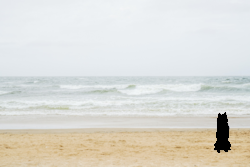
#> input picture inpainter/1.jpg, 250 x 167 px
$ python __main__.py   (older library calls are emulated)
#> lines starting #> are read from the running program, lines starting #| are printed output that depends on the picture; after the words box and inside, x2 and y2 are one past the last pixel; in counts of white or black regions, pixels touching at a corner belong together
#> in main, image is the input picture: shape (167, 250, 3); mean R, G, B 220.3, 219.1, 212.5
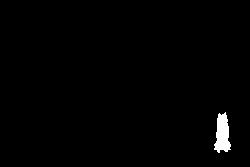
#> input picture inpainter/mask1.jpg, 250 x 167 px
#> in main, mask is the input picture: shape (167, 250) float64; min 0, max 1, mean 0.0111
### inpainter/inpainter.py
import numpy as np
import matplotlib.pyplot as plt
import time
from skimage.color import rgb2grey, rgb2lab
from skimage.filters import laplace
from scipy.ndimage.filters import convolve


class Inpainter():
    def __init__(self, image, mask, patch_size=9, para_ratio = 1, plot_progress=False):
#> called with patch_size = 9, para_ratio = 1, plot_progress = False
        self.image = image.astype('uint8')
        self.mask = mask.round().astype('uint8')
#> self.mask: shape (167, 250); values 0 (black) and 1 (white), 1.1% white; 1 white region, box (x1, y1, x2, y2) and area: (214, 112, 231, 153) 462

# [9 lines of commented-out code are left out]

        self.patch_size = patch_size
        self.plot_progress = plot_progress
        self.para_ratio = para_ratio
        # Non initialized attributes
        self.working_image = None
        self.working_mask = None
        self.front = None
        self.confidence = None
        self.data = None
        self.priority = None

    def inpaint(self, working_image = None, working_mask = None):
        """ Compute the new image and return it """

        self._validate_inputs()
        self._initialize_attributes()

        start_time = time.time()
        keep_going = True

        if working_image is not None:
            self.working_image = working_image
            self.working_mask = working_mask


        self._find_front()

        self._update_priority()

        target_pixel = self._find_highest_priority_pixel()
        find_start_time = time.time()
        source_patch = self._find_source_patch(target_pixel)
        print('Time to find best: %f seconds'
                  % (time.time()-find_start_time))

        self._update_image(target_pixel, source_patch)
        keep_going = not self._finished()

        print('Took %f seconds to complete' % (time.time() - start_time))
        return self.working_image, self.working_mask ,keep_going

    def _validate_inputs(self):
#        print self.image.shape
#        print self.mask.shape
        if self.image.shape[:2] != self.mask.shape:
            raise AttributeError('mask and image must be of the same size')

    # [20 lines left out: function _plot_image, not called in this run]

    def _initialize_attributes(self):
        """ Initialize the non initialized attributes
        The confidence is initially the inverse of the mask, that is, the
        target region is 0 and source region is 1.
        The data starts with zero for all pixels.
        The working image and working mask start as copies of the original
        image and mask.
        """
        height, width = self.image.shape[:2]
#> height = 167; width = 250

        self.confidence = (1 - self.mask).astype(float)
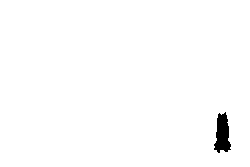
#> self.confidence: shape (167, 250) float64; values 0 (black) and 1 (white), 98.9% white; 1 black region, box (x1, y1, x2, y2) and area: (214, 112, 231, 153) 462
        self.data = np.zeros([height, width])

        self.working_image = np.copy(self.image)
        self.working_mask = np.copy(self.mask)
        #self.working_mask = (self.image) <= 0).astype('uint8')


    def _find_front(self):
        """ Find the front using laplacian on the mask
        The laplacian will give us the edges of the mask, it will be positive
        at the higher region (white) and negative at the lower region (black).
        We only want the the white region, which is inside the mask, so we
        filter the negative values.
        """
        self.front = (laplace(self.working_mask) > 0).astype('uint8')
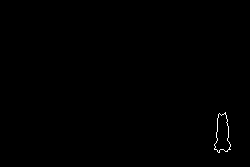
#> self.front: shape (167, 250); values 0 (black) and 1 (white), 0.24% white in thin lines or dots, all inside (x1, y1, x2, y2) = (214, 112, 231, 153)

    def _update_priority(self):
        self._update_confidence()
        self._update_data()
        self.priority = ((self.para_ratio * self.confidence + 1 * self.data)/(1 + self.para_ratio)) * self.front

    def _update_confidence(self):
        new_confidence = np.copy(self.confidence)
        front_positions = np.argwhere(self.front == 1)
#> front_positions = 99 pairs, first value 112 to 152, second value 214 to 230
        for point in front_positions:
            patch = self._get_patch(point)
            new_confidence[point[0], point[1]] = sum(sum(
                self._patch_data(self.confidence, patch)
            ))/self._patch_area(patch)
#> this loop made 99 passes
#> (point, patch) on passes 1 to 12: ([112, 225], [[108, 116], [221, 229]]), ([113, 219], [[109, 117], [215, 223]]), ([113, 224], [[109, 117], [220, 228]]), ([113, 225], [[109, 117], [221, 229]]), ([114, 218], [[110, 118], [214, 222]]), ([114, 220], [[110, 118], [216, 224]]), ([114, 222], [[110, 118], [218, 226]]), ([114, 223], [[110, 118], [219, 227]]), ([114, 225], [[110, 118], [221, 229]]), ([115, 218], [[111, 119], [214, 222]]), ([115, 221], [[111, 119], [217, 225]]), ([115, 226], [[111, 119], [222, 230]])
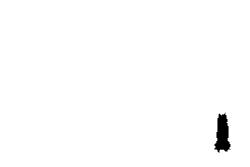
#> new_confidence: shape (167, 250) float64; 0.24% of pixels changed, all inside (x1, y1, x2, y2) = (214, 112, 231, 153)

        self.confidence = new_confidence

    def _update_data(self):
        normal = self._calc_normal_matrix()
        gradient = self._calc_gradient_matrix()

        normal_gradient = normal*gradient
        self.data = np.sqrt(
            normal_gradient[:, :, 0]**2 + normal_gradient[:, :, 1]**2
        ) + 0.001  # To be sure to have a greater than 0 data

    def _calc_normal_matrix(self):
        x_kernel = np.array([[.25, 0, -.25], [.5, 0, -.5], [.25, 0, -.25]])
        y_kernel = np.array([[-.25, -.5, -.25], [0, 0, 0], [.25, .5, .25]])

        x_normal = convolve(self.working_mask.astype(float), x_kernel)
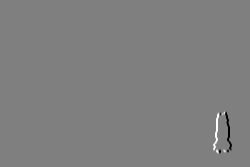
#> x_normal: shape (167, 250) float64; min -1, max 1, mean 0; drawn with min black and max white
        y_normal = convolve(self.working_mask.astype(float), y_kernel)
        normal = np.dstack((x_normal, y_normal))

        height, width = normal.shape[:2]
#> height = 167; width = 250
        norm = np.sqrt(y_normal**2 + x_normal**2) \
                 .reshape(height, width, 1) \
                 .repeat(2, axis=2)
        norm[norm == 0] = 1

        unit_normal = normal/norm
        return unit_normal

    def _calc_gradient_matrix(self):
        height, width = self.working_image.shape[:2]
#> height = 167; width = 250

        grey_image = rgb2grey(self.working_image)
        grey_image[self.working_mask == 1] = None
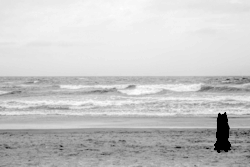
#> grey_image: shape (167, 250) float64; 1.11% of the values are NaN or infinite; the others: min 0.51, max 0.962, mean 0.868; drawn with min black, max white, NaN and infinite black

        gradient = np.nan_to_num(np.array(np.gradient(grey_image)))
        gradient_val = np.sqrt(gradient[0]**2 + gradient[1]**2)
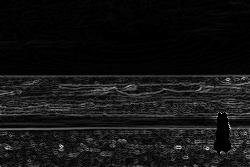
#> gradient_val: shape (167, 250) float64; min 0, max 0.141, mean 0.0108; drawn with min black and max white
        max_gradient = np.zeros([height, width, 2])

        front_positions = np.argwhere(self.front == 1)
        for point in front_positions:
            patch = self._get_patch(point)
            patch_y_gradient = self._patch_data(gradient[0], patch)
            patch_x_gradient = self._patch_data(gradient[1], patch)
            patch_gradient_val = self._patch_data(gradient_val, patch)

            patch_max_pos = np.unravel_index(
                patch_gradient_val.argmax(),
                patch_gradient_val.shape
            )

            max_gradient[point[0], point[1], 0] = \
                patch_y_gradient[patch_max_pos]
            max_gradient[point[0], point[1], 1] = \
                patch_x_gradient[patch_max_pos]
#> this loop made 99 passes
#> (point, patch, patch_max_pos) on passes 1 to 12: ([112, 225], [[108, 116], [221, 229]], (5, 0)), ([113, 219], [[109, 117], [215, 223]], (4, 6)), ([113, 224], [[109, 117], [220, 228]], (4, 1)), ([113, 225], [[109, 117], [221, 229]], (4, 0)), ([114, 218], [[110, 118], [214, 222]], (3, 7)), ([114, 220], [[110, 118], [216, 224]], (3, 5)), ([114, 222], [[110, 118], [218, 226]], (3, 3)), ([114, 223], [[110, 118], [219, 227]], (3, 2)), ([114, 225], [[110, 118], [221, 229]], (3, 0)), ([115, 218], [[111, 119], [214, 222]], (2, 7)), ([115, 221], [[111, 119], [217, 225]], (2, 4)), ([115, 226], [[111, 119], [222, 230]], (2, 4))

        return max_gradient

    def _find_highest_priority_pixel(self):
        point = np.unravel_index(self.priority.argmax(), self.priority.shape)
#> point = (112, 225)
        return point

    def _find_source_patch(self, target_pixel):
#> called with target_pixel = (112, 225)
        target_patch = self._get_patch(target_pixel)
#> target_patch = [[108, 116], [221, 229]]
        height, width = self.working_image.shape[:2]
#> height = 167; width = 250
        patch_height, patch_width = self._patch_shape(target_patch)
#> patch_height = 9; patch_width = 9

        best_match = None
        best_match_difference = 0

        lab_image = rgb2lab(self.working_image)
#> lab_image: shape (167, 250, 3) float64; mean of channels 0, 1, 2 87.3, -0.5, 3.6

        for y in range(height - patch_height + 1):
            for x in range(width - patch_width + 1):
                source_patch = [
                    [y, y + patch_height-1],
                    [x, x + patch_width-1]
                ]
                if self._patch_data(self.working_mask, source_patch) \
                   .sum() != 0:
                    continue

                difference = self._calc_patch_difference(
                    lab_image,
                    target_patch,
                    source_patch
                )

                if best_match is None or difference < best_match_difference:
                    best_match = source_patch
                    best_match_difference = difference
#> this loop made 159 passes
        return best_match

    def _update_image(self, target_pixel, source_patch):
#> called with target_pixel = (112, 225)
        target_patch = self._get_patch(target_pixel)
        pixels_positions = np.argwhere(
            self._patch_data(
                self.working_mask,
                target_patch
            ) == 1
        ) + [target_patch[0][0], target_patch[1][0]]
        patch_confidence = self.confidence[target_pixel[0], target_pixel[1]]
        for point in pixels_positions:
            self.confidence[point[0], point[1]] = patch_confidence
#> this loop made 19 passes
#> point on passes 1 to 12: [112, 225], [113, 224], [113, 225], [114, 222], [114, 223], [114, 224], [114, 225], [115, 221], [115, 222], [115, 223], [115, 224], [115, 225]

        mask = self._patch_data(self.working_mask, target_patch)
        rgb_mask = self._to_rgb(mask)
        source_data = self._patch_data(self.working_image, source_patch)
        target_data = self._patch_data(self.working_image, target_patch)

        new_data = source_data*rgb_mask + target_data*(1-rgb_mask)

        self._copy_to_patch(
            self.working_image,
            target_patch,
            new_data
        )
        self._copy_to_patch(
            self.working_mask,
            target_patch,
            0
        )

    def _get_patch(self, point):
        half_patch_size = (self.patch_size-1)//2
        height, width = self.working_image.shape[:2]
        patch = [
            [
                max(0, point[0] - half_patch_size),
                min(point[0] + half_patch_size, height-1)
            ],
            [
                max(0, point[1] - half_patch_size),
                min(point[1] + half_patch_size, width-1)
            ]
        ]
        return patch

    def _calc_patch_difference(self, image, target_patch, source_patch):
        mask = 1 - self._patch_data(self.working_mask, target_patch)
        rgb_mask = self._to_rgb(mask)
        target_data = self._patch_data(
            image,
            target_patch
        ) * rgb_mask
        source_data = self._patch_data(
            image,
            source_patch
        ) * rgb_mask
        squared_distance = ((target_data - source_data)**2).sum()
        euclidean_distance = np.sqrt(
            (target_patch[0][0] - source_patch[0][0])**2 +
            (target_patch[1][0] - source_patch[1][0])**2
        )  # tie-breaker factor
        return squared_distance + euclidean_distance

    def _finished(self):
        height, width = self.working_image.shape[:2]
        remaining = self.working_mask.sum()
        total = height * width
        print('%d of %d completed' % (total-remaining, total))
        return remaining == 0

    @staticmethod
    def _patch_area(patch):
        return (1+patch[0][1]-patch[0][0]) * (1+patch[1][1]-patch[1][0])

    @staticmethod
    def _patch_shape(patch):
        return (1+patch[0][1]-patch[0][0]), (1+patch[1][1]-patch[1][0])

    @staticmethod
    def _patch_data(source, patch):
        return source[
            patch[0][0]:patch[0][1]+1,
            patch[1][0]:patch[1][1]+1
        ]

    @staticmethod
    def _copy_to_patch(dest, dest_patch, data):
        dest[
            dest_patch[0][0]:dest_patch[0][1]+1,
            dest_patch[1][0]:dest_patch[1][1]+1
        ] = data

    @staticmethod
    def _to_rgb(image):
        height, width = image.shape
        return image.reshape(height, width, 1).repeat(3, axis=2)

### inpainter/__main__.py
import argparse
from skimage.io import imread, imsave

from inpainter import Inpainter


def main():

    image = imread("1.jpg")
    mask = imread("mask1.jpg", as_grey=True)

    output_image = Inpainter(image, mask, 9).inpaint()
#> in _copy_to_patch (call 2), `dest[ dest_patch[0][0]:dest_patch[0][1]+1, dest_patch[1][0]:dest_patch..`: dest: shape (167, 250); values 0 (black) and 1 (white), 1.1% white; 1 white region, box (x1, y1, x2, y2) and area: (214, 113, 231, 153) 443
#| 41307 of 41750 completed
#> (the run stopped early here; a loop or call above may not have finished)
